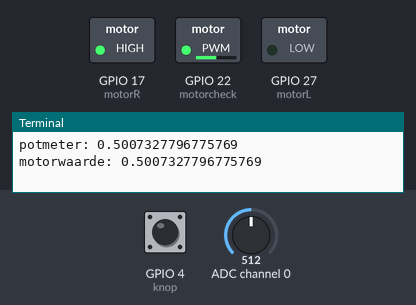
Bench run of a program on a simulated Raspberry Pi (BCM pin numbers). On the bench: switched loads named in the program (green lamp = pin HIGH), the last lines printed to the terminal. Inputs (shaded band) come from the test bench; at power-on: ADC channel 0 = 512, GPIO 4 (knop) HIGH (analog values on the 0–1023 scale).

Above: at 1.2 s.
1.3 s: ADC channel 0 set to 716
At 2.6 s:
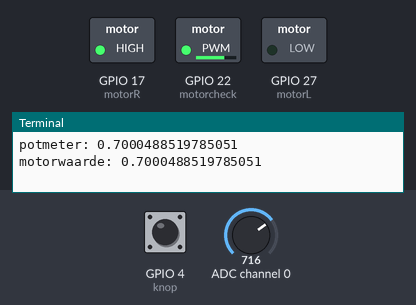
3.5 s: ADC channel 0 set to 900
At 5.2 s:
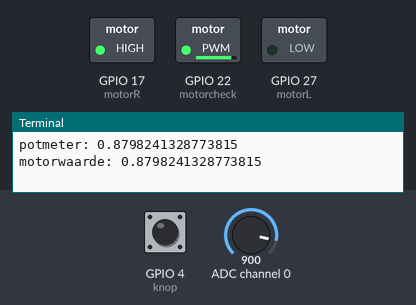
5.5 s: ADC channel 0 set to 122
At 7.0 s:
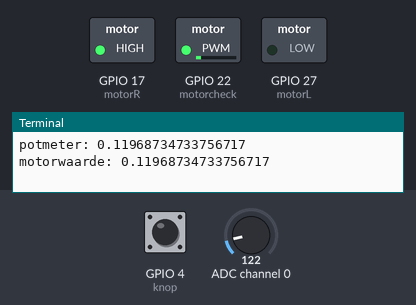
Timing chart, 0 to 8.5 s (numbered marks = the images above; inputs shaded):
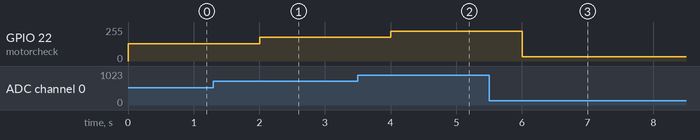

The program:

jhon.py
```python
from time import sleep
from gpiozero import MCP3008, PWMOutputDevice, DigitalOutputDevice, Button

potmeter = MCP3008(0)
motorcheck = PWMOutputDevice(22)
motorR = DigitalOutputDevice(17)
motorL = DigitalOutputDevice(27)
knop = Button(4)

motorR.on()
motorL.off()

try:
    while True:
        potmeterWaarde = potmeter.value
        motorcheck.value =potmeterWaarde

        print(f"potmeter: {potmeterWaarde}")
        print(f"motorwaarde: {motorcheck.value}")
        print(" ")
        sleep(1)

except KeyboardInterrupt:
    print("stop")
    motorcheck.off()
```

Measured:
- after the input at 1.3 s, GPIO 22 (motorcheck): 128/255 → 179/255 after 0.70 s
- after the input at 3.5 s, GPIO 22 (motorcheck): 179/255 → 224/255 after 0.51 s
- after the input at 5.5 s, GPIO 22 (motorcheck): 224/255 → 31/255 after 0.51 s
